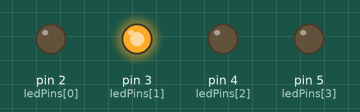
Simulated run of this sketch. Board: Arduino Uno, built with avr-gcc and run on an emulated ATmega328P. Shown: output pins drawn as LEDs (lit = HIGH).

Above: at 0.2 s.
At 0.7 s:
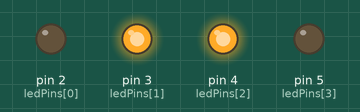
At 1.2 s:
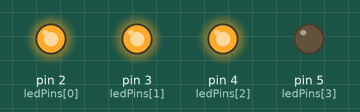
At 2.7 s:
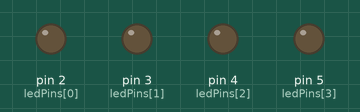
At 4.5 s:
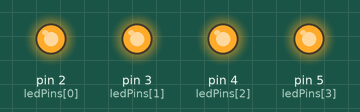
Timing chart, 0 to 6.4 s (numbered marks = the images above):
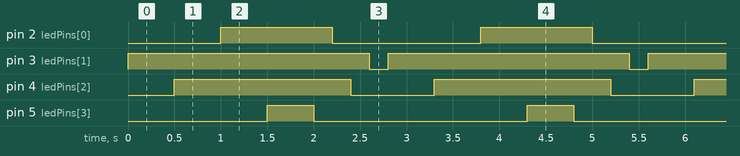

Measured:
- by itself, pin 2 (ledPins[0]): alternates HIGH for 1.2 s and LOW for 1.6 s
- by itself, pin 3 (ledPins[1]): alternates HIGH for 2.6 s and LOW for 0.20 s
- by itself, pin 4 (ledPins[2]): alternates HIGH for 1.9 s and LOW for 0.90 s
- by itself, pin 5 (ledPins[3]): alternates HIGH for 0.50 s and LOW for 2.3 s

The sketch:

C1E7.ino
```cpp
// Secuencia de 4 leds rebote desde el centro.

int ledPins[] = {2, 3, 4, 5};

void setup() {
  for (int i = 0; i < 4; i++) {
    pinMode(ledPins[i], OUTPUT);
  }
}

void loop() {
  digitalWrite(ledPins[1], HIGH);
  delay(500);
  digitalWrite(ledPins[2], HIGH);
  delay(500);
  digitalWrite(ledPins[0], HIGH);
  delay(500);
  digitalWrite(ledPins[3], HIGH);
  delay(500);
  digitalWrite(ledPins[3], LOW);
  delay(200);
  digitalWrite(ledPins[0], LOW);
  delay(200);
  digitalWrite(ledPins[2], LOW);
  delay(200);
  digitalWrite(ledPins[1], LOW);
  delay(200);
}
```
